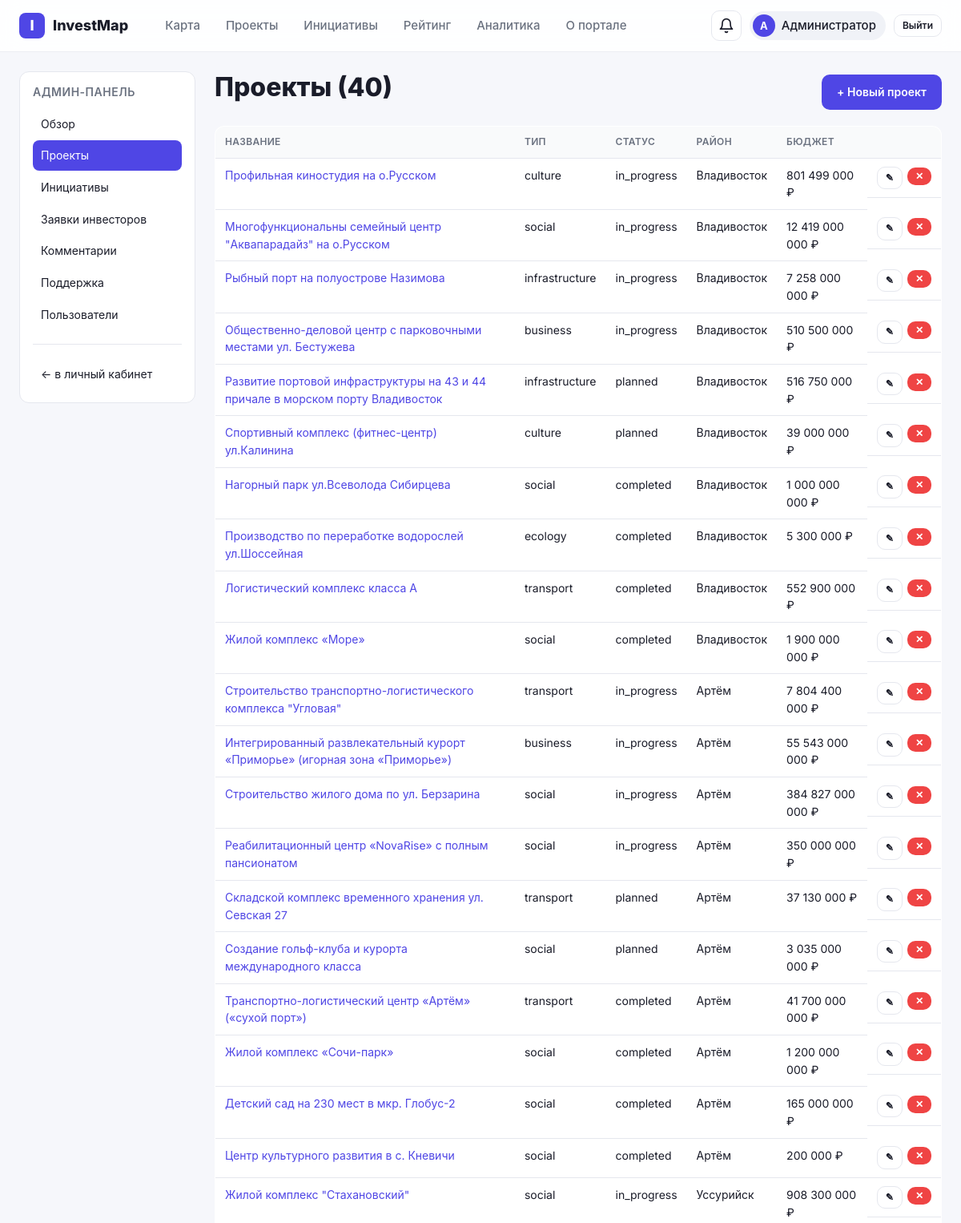
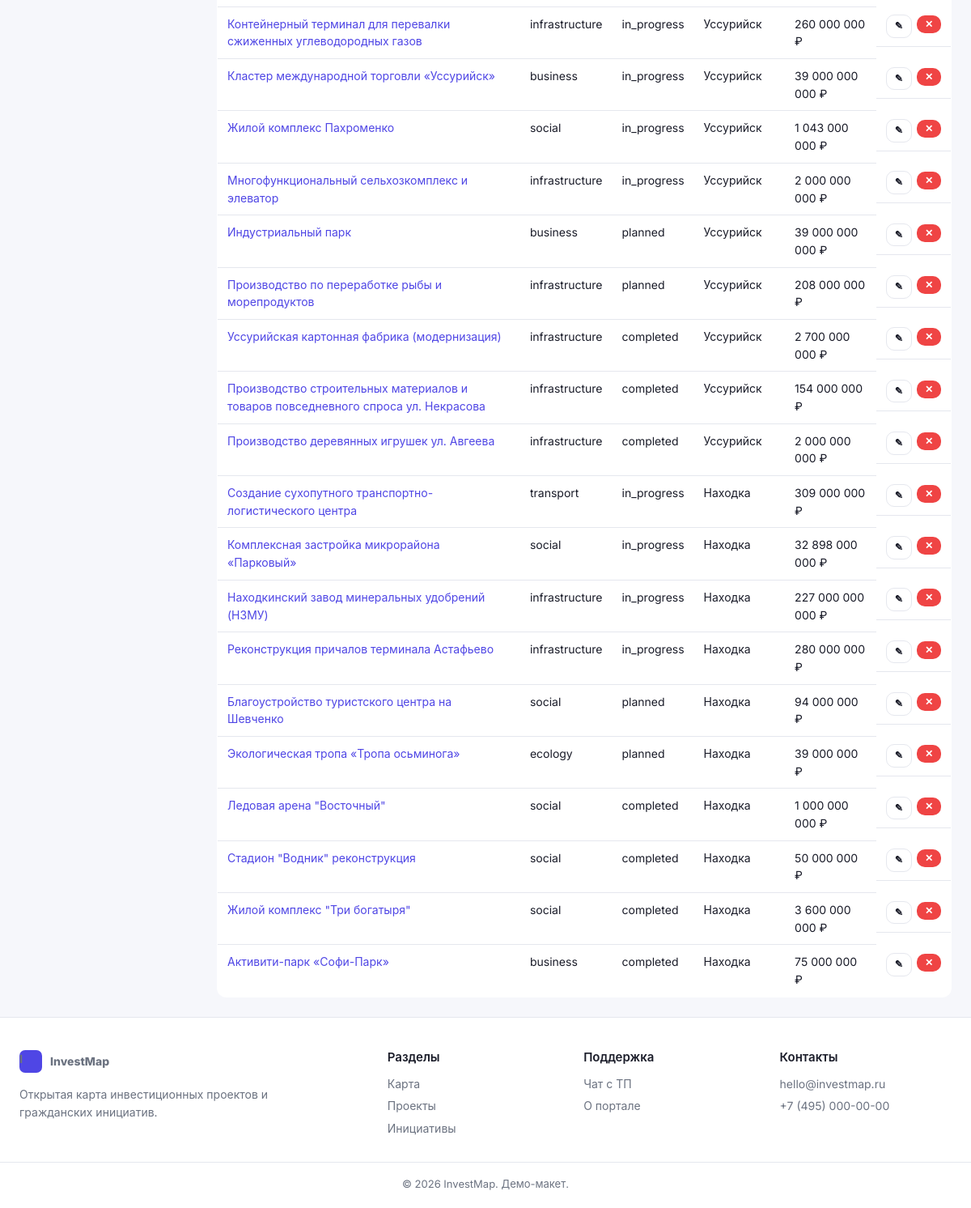
Screenshot of /admin/projects (signed in) with the database file from the repository (2 pictures, top to bottom).
### app/models.py (models this page shows, shortened)
class User(UserMixin, db.Model):
    __tablename__ = "users"
    id = db.Column(db.Integer, primary_key=True)
    email = db.Column(db.String(120), unique=True, nullable=False, index=True)
    name = db.Column(db.String(120), nullable=False)
    password_hash = db.Column(db.String(255), nullable=False)
    role = db.Column(db.String(20), default="user", nullable=False)  # user | moderator | admin
    avatar = db.Column(db.String(255))
    profile_type = db.Column(db.String(20), default="physical", nullable=False)
    company_name = db.Column(db.String(200))  # для инвесторов
    inn = db.Column(db.String(20))            # ИНН
    phone = db.Column(db.String(40))
    bio = db.Column(db.Text)                  # о себе / о компании
    email_notifications = db.Column(db.Boolean, default=True, nullable=False)
    created_at = db.Column(db.DateTime, default=datetime.utcnow)
    comments = db.relationship("Comment", back_populates="user", cascade="all, delete-orphan")
    subscriptions = db.relationship("Subscription", back_populates="user", cascade="all, delete-orphan")
    notifications = db.relationship("Notification", back_populates="user", cascade="all, delete-orphan")
    activities = db.relationship("Activity", back_populates="user", cascade="all, delete-orphan")
    donations = db.relationship("Donation", back_populates="user", cascade="all, delete-orphan")
    votes = db.relationship("InitiativeVote", back_populates="user", cascade="all, delete-orphan")
    tickets = db.relationship("SupportTicket", back_populates="user", cascade="all, delete-orphan")
    interests = db.relationship("InvestorInterest", back_populates="user", cascade="all, delete-orphan")
    @property
    def is_moderator(self):
        return self.role in ("moderator", "admin")

class Project(db.Model):
    __tablename__ = "projects"
    id = db.Column(db.Integer, primary_key=True)
    title = db.Column(db.String(200), nullable=False)
    slug = db.Column(db.String(220), unique=True, nullable=False, index=True)
    short_description = db.Column(db.String(300), nullable=False)
    description = db.Column(db.Text, nullable=False)
    goal = db.Column(db.Text)  # цель проекта
    type = db.Column(db.String(40), nullable=False, index=True)
    status = db.Column(db.String(40), nullable=False, index=True)
    district = db.Column(db.String(60), nullable=False, index=True)
    lat = db.Column(db.Float, nullable=False)
    lng = db.Column(db.Float, nullable=False)
    address = db.Column(db.String(255))
    start_date = db.Column(db.Date)
    end_date = db.Column(db.Date)
    budget = db.Column(db.BigInteger)  # ₽
    responsible = db.Column(db.String(200))  # ответственные: ведомство/компания
    cover = db.Column(db.String(255))  # путь к обложке
    created_at = db.Column(db.DateTime, default=datetime.utcnow)
    media = db.relationship("ProjectMedia", back_populates="project", cascade="all, delete-orphan")
    timeline = db.relationship(
        "TimelineEvent", back_populates="project", cascade="all, delete-orphan", order_by="TimelineEvent.date"
    )
    jobs = db.relationship("Job", back_populates="project", cascade="all, delete-orphan")
    comments = db.relationship(
        "Comment", back_populates="project", cascade="all, delete-orphan", order_by="Comment.created_at"
    )

### app/blueprints/admin.py (the view)
@bp.route("/projects")
@admin_required
def projects_list():
    q = Project.query.order_by(Project.created_at.desc()).all()
    return render_template("admin/projects_list.html", projects=q)

### app/blueprints/admin.py (called while the page is built)
def admin_required(fn):
    @wraps(fn)
    @login_required
    def wrapper(*args, **kwargs):
        if current_user.role != "admin":
            abort(403)
        return fn(*args, **kwargs)
    return wrapper

### app/templates/admin/projects_list.html (shortened to what this page needs)
{% extends "admin/_base.html" %}
{% block admin_content %}
<div style="display:flex;justify-content:space-between;align-items:center;margin-bottom:16px;">
    <h1>Проекты ({{ projects|length }})</h1>
    <a href="{{ url_for('admin.project_form') }}" class="btn btn--primary">+ Новый проект</a>
</div>
<table class="admin-table">
    <thead><tr><th>Название</th><th>Тип</th><th>Статус</th><th>Район</th><th>Бюджет</th><th></th></tr></thead>
    <tbody>
        {% for p in projects %}
        <tr>
            <td><a href="{{ url_for('projects.detail', slug=p.slug) }}">{{ p.title }}</a></td>
            <td>{{ p.type }}</td>
            <td>{{ p.status }}</td>
            <td>{{ p.district }}</td>
            <td>{% if p.budget %}{{ p.budget|money }}{% else %}—{% endif %}</td>
            <td style="display:flex;gap:6px;">
                <a href="{{ url_for('admin.project_form', pid=p.id) }}" class="btn btn--ghost btn--sm">✎</a>
                <form method="post" action="{{ url_for('admin.project_delete', pid=p.id) }}" onsubmit="return confirm('Удалить проект «{{ p.title }}»?')">
                    <button class="btn btn--danger btn--sm">✕</button>
                </form>
            </td>
        </tr>
        {% endfor %}
    </tbody>
</table>
{% endblock %}

### app/templates/base.html (shortened to what this page needs)
<!doctype html>
<html lang="ru">
<head>
    <link rel="stylesheet" href="https://unpkg.com/leaflet@1.9.4/dist/leaflet.css">
    <link rel="stylesheet" href="{{ url_for('static', filename='css/style.css') }}">
</head>
<body>
<header class="topbar">
    <div class="container topbar__inner">
        <a class="brand" href="{{ url_for('main.index') }}">
            <span class="brand__logo">I</span>
            <span class="brand__name">InvestMap</span>
        </a>
        <nav class="nav">
            <a href="{{ url_for('main.index') }}" class="nav__link {% if request.endpoint == 'main.index' %}active{% endif %}">Карта</a>
            <a href="{{ url_for('projects.list_projects') }}" class="nav__link {% if request.blueprint == 'projects' %}active{% endif %}">Проекты</a>
            <a href="{{ url_for('initiatives.list_initiatives') }}" class="nav__link {% if request.blueprint == 'initiatives' %}active{% endif %}">Инициативы</a>
            <a href="{{ url_for('initiatives.top') }}" class="nav__link {% if request.endpoint == 'initiatives.top' %}active{% endif %}">Рейтинг</a>
            <a href="{{ url_for('main.analytics') }}" class="nav__link {% if request.endpoint == 'main.analytics' %}active{% endif %}">Аналитика</a>
            <a href="{{ url_for('main.about') }}" class="nav__link {% if request.endpoint == 'main.about' %}active{% endif %}">О портале</a>
        </nav>
        <div class="topbar__actions">
            {% if current_user.is_authenticated %}
                <a href="{{ url_for('cabinet.notifications') }}" class="icon-btn" title="Уведомления">
                    <svg width="20" height="20" viewBox="0 0 24 24" fill="none" stroke="currentColor" stroke-width="2" stroke-linecap="round" stroke-linejoin="round"><path d="M6 8a6 6 0 0 1 12 0c0 7 3 9 3 9H3s3-2 3-9"/><path d="M10.3 21a1.94 1.94 0 0 0 3.4 0"/></svg>
                </a>
                <a href="{{ url_for('cabinet.index') }}" class="user-chip">
                    <span class="user-chip__avatar">{{ current_user.name[:1]|upper }}</span>
                    <span class="user-chip__name">{{ current_user.name }}</span>
                </a>
                <a href="{{ url_for('auth.logout') }}" class="btn btn--ghost btn--sm">Выйти</a>
            {% else %}
                <a href="{{ url_for('auth.login') }}" class="btn btn--ghost btn--sm">Войти</a>
                <a href="{{ url_for('auth.register') }}" class="btn btn--primary btn--sm">Регистрация</a>
            {% endif %}
        </div>
    </div>
</header>
<main class="main {% block main_class %}{% endblock %}">
    {% block content %}{% endblock %}
</main>
<footer class="footer">
    <div class="container footer__inner">
        <div class="footer__col">
            <div class="brand brand--sm">
                <span class="brand__logo">I</span>
                <span class="brand__name">InvestMap</span>
            </div>
            <p class="footer__tagline">Открытая карта инвестиционных проектов и гражданских инициатив.</p>
        </div>
        <div class="footer__col">
            <h4>Разделы</h4>
            <a href="{{ url_for('main.index') }}">Карта</a>
            <a href="{{ url_for('projects.list_projects') }}">Проекты</a>
            <a href="{{ url_for('initiatives.list_initiatives') }}">Инициативы</a>
        </div>
        <div class="footer__col">
            <h4>Поддержка</h4>
            {% if current_user.is_authenticated %}
                <a href="{{ url_for('cabinet.support') }}">Чат с ТП</a>
            {% else %}
                <a href="{{ url_for('auth.login') }}">Войти</a>
            {% endif %}
            <a href="{{ url_for('main.about') }}">О портале</a>
        </div>
        <div class="footer__col">
            <h4>Контакты</h4>
            <a href="mailto:hello@investmap.ru">hello@investmap.ru</a>
            <span>+7 (495) 000-00-00</span>
        </div>
    </div>
    <div class="container footer__bottom">© {{ 2026 }} InvestMap. Демо-макет.</div>
</footer>
</body>
</html>

### rows the page displays
User: name "А", name "Администратор"
Project: title "Профильная киностудия на о.Русском", type "culture", status "in_progress", district "Владивосток", budget "801 499 000 ₽"
Project: title "Многофункциональны семейный центр \"Аквапарадайз\" на о.Русском", type "social", status "in_progress", district "Владивосток", budget "12 419 000 000 ₽"
Project: title "Рыбный порт на полуострове Назимова", type "infrastructure", status "in_progress", district "Владивосток", budget "7 258 000 000 ₽"
Project: title "Общественно-деловой центр с парковочными местами ул. Бестужева", type "business", status "in_progress", district "Владивосток", budget "510 500 000 ₽"
Project: title "Развитие портовой инфраструктуры на 43 и 44 причале в морском порту Владивосток", type "infrastructure", status "planned", district "Владивосток", budget "516 750 000 ₽"
Project: title "Спортивный комплекс (фитнес-центр) ул.Калинина", type "culture", status "planned", district "Владивосток", budget "39 000 000 ₽"
Project: title "Нагорный парк ул.Всеволода Сибирцева", type "social", status "completed", district "Владивосток", budget "1 000 000 000 ₽"
Project: title "Производство по переработке водорослей ул.Шоссейная", type "ecology", status "completed", district "Владивосток", budget "5 300 000 ₽"
Project: title "Логистический комплекс класса А", type "transport", status "completed", district "Владивосток", budget "552 900 000 ₽"
Project: title "Жилой комплекс «Море»", type "social", status "completed", district "Владивосток", budget "1 900 000 000 ₽"
Project: title "Строительство транспортно-логистического комплекса \"Угловая\"", type "transport", status "in_progress", district "Артём", budget "7 804 400 000 ₽"
Project: title "Интегрированный развлекательный курорт «Приморье» (игорная зона «Приморье»)", type "business", status "in_progress", district "Артём", budget "55 543 000 000 ₽"
Project: title "Строительство жилого дома по ул. Берзарина", type "social", status "in_progress", district "Артём", budget "384 827 000 000 ₽"
Project: title "Реабилитационный центр «NovaRise» с полным пансионатом", type "social", status "in_progress", district "Артём", budget "350 000 000 ₽"
Project: title "Складской комплекс временного хранения ул. Севская 27", type "transport", status "planned", district "Артём", budget "37 130 000 ₽"
Project: title "Создание гольф-клуба и курорта международного класса", type "social", status "planned", district "Артём", budget "3 035 000 000 ₽"
Project: title "Транспортно-логистический центр «Артём» («сухой порт»)", type "transport", status "completed", district "Артём", budget "41 700 000 000 ₽"
Project: title "Жилой комплекс «Сочи-парк»", type "social", status "completed", district "Артём", budget "1 200 000 000 ₽"
Project: title "Детский сад на 230 мест в мкр. Глобус-2", type "social", status "completed", district "Артём", budget "165 000 000 ₽"
Project: title "Центр культурного развития в с. Кневичи", type "social", status "completed", district "Артём", budget "200 000 ₽"
Project: title "Жилой комплекс \"Стахановский\"", type "social", status "in_progress", district "Уссурийск", budget "908 300 000 ₽"
Project: title "Контейнерный терминал для перевалки сжиженных углеводородных газов", type "infrastructure", status "in_progress", district "Уссурийск", budget "260 000 000 ₽"
Project: title "Кластер международной торговли «Уссурийск»", type "business", status "in_progress", district "Уссурийск", budget "39 000 000 000 ₽"
Project: title "Жилой комплекс Пахроменко", type "social", status "in_progress", district "Уссурийск", budget "1 043 000 000 ₽"
Project: title "Многофункциональный сельхозкомплекс и элеватор", type "infrastructure", status "in_progress", district "Уссурийск", budget "2 000 000 000 ₽"
Project: title "Индустриальный парк", type "business", status "planned", district "Уссурийск", budget "39 000 000 000 ₽"
Project: title "Производство по переработке рыбы и морепродуктов", type "infrastructure", status "planned", district "Уссурийск", budget "208 000 000 ₽"
Project: title "Уссурийская картонная фабрика (модернизация)", type "infrastructure", status "completed", district "Уссурийск", budget "2 700 000 000 ₽"
Project: title "Производство строительных материалов и товаров повседневного спроса ул. Некрасова", type "infrastructure", status "completed", district "Уссурийск", budget "154 000 000 ₽"
Project: title "Производство деревянных игрушек ул. Авгеева", type "infrastructure", status "completed", district "Уссурийск", budget "2 000 000 000 ₽"
Project: title "Создание сухопутного транспортно-логистического центра", type "transport", status "in_progress", district "Находка", budget "309 000 000 ₽"
Project: title "Комплексная застройка микрорайона «Парковый»", type "social", status "in_progress", district "Находка", budget "32 898 000 000 ₽"
Project: title "Находкинский завод минеральных удобрений (НЗМУ)", type "infrastructure", status "in_progress", district "Находка", budget "227 000 000 000 ₽"
Project: title "Реконструкция причалов терминала Астафьево", type "infrastructure", status "in_progress", district "Находка", budget "280 000 000 ₽"
Project: title "Благоустройство туристского центра на Шевченко", type "social", status "planned", district "Находка", budget "94 000 000 ₽"
Project: title "Экологическая тропа «Тропа осьминога»", type "ecology", status "planned", district "Находка", budget "39 000 000 ₽"
Project: title "Ледовая арена \"Восточный\"", type "social", status "completed", district "Находка", budget "1 000 000 000 ₽"
Project: title "Стадион \"Водник\" реконструкция", type "social", status "completed", district "Находка", budget "50 000 000 ₽"
Project: title "Жилой комплекс \"Три богатыря\"", type "social", status "completed", district "Находка", budget "3 600 000 000 ₽"
Project: title "Активити-парк «Софи-Парк»", type "business", status "completed", district "Находка", budget "75 000 000 ₽"

### other values shown
{{ projects|length }} "40"
{{ 2026 }} "2026"
